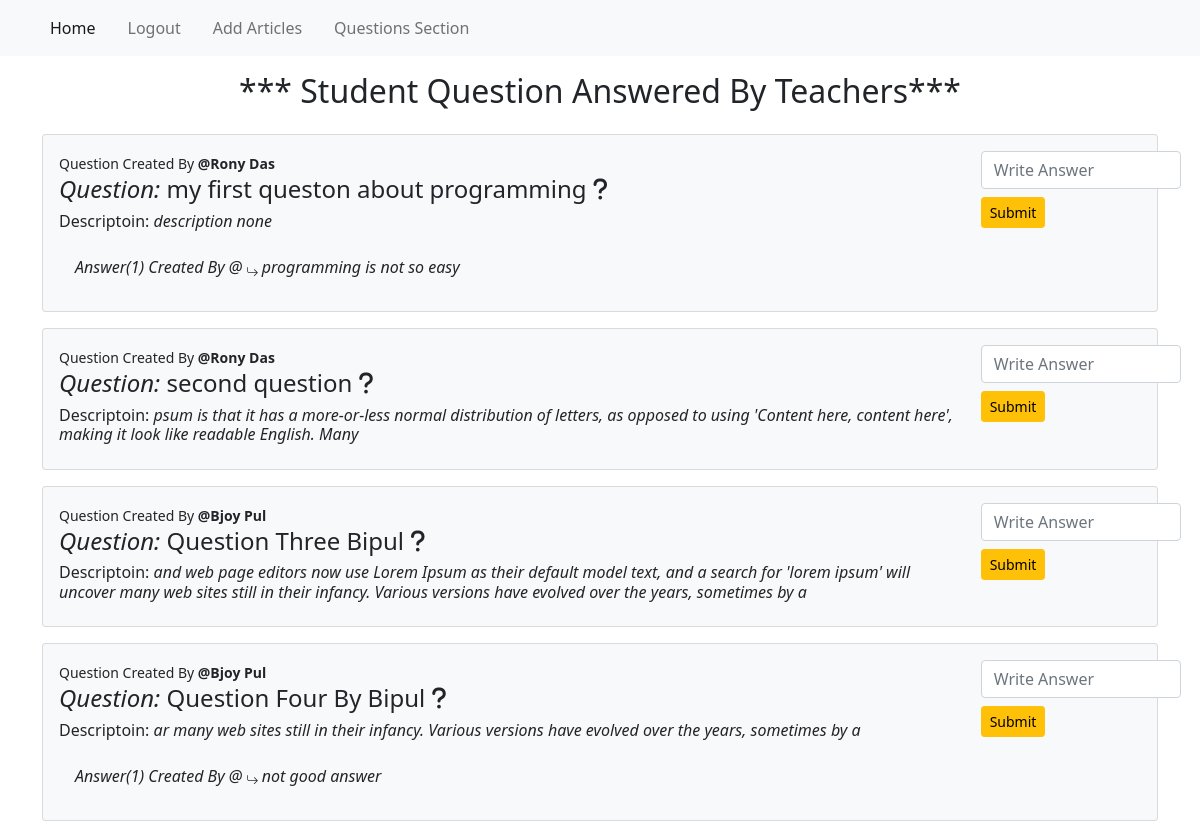
The app's page /content/question-section/ (signed in) with its own data.
### content_management/models.py (models this page shows, shortened)
class StudentQuestion(models.Model):
    user = models.ForeignKey(
        User, on_delete=models.CASCADE, related_name="student_question")
    title = models.CharField(max_length=256)
    description = models.TextField()
    created_at = models.DateTimeField(auto_now_add=True)

class SolvedByTeacher(models.Model):
    question = models.ForeignKey(
        StudentQuestion, on_delete=models.CASCADE, related_name="solved_question")
    user = models.ForeignKey(
        User, on_delete=models.CASCADE, related_name="solved_teacher")
    ans_question = models.CharField(max_length=256)
    created = models.DateTimeField(auto_now_add=True)
    class Meta:
        ordering = ("-created",)

### content_management/views.py (the view)
@login_required(login_url="login")
def question_section(request):
    studentQuestion = StudentQuestion.objects.all()
    return render(request, "questionSection.html", context={"studentQuestion": studentQuestion})

### content_management/templates/questionSection.html (shortened to what this page needs)
{% extends 'base.html' %}
{% load crispy_forms_tags %}
{% block body_block %}
<h2 class="text-center">*** Student Question Answered By Teachers***</h2>
<div class="row d-flex justify-content-center align-items-center">
    <div class="col-12">
        {% for question in  studentQuestion %}
        <div class="mt-3 bg-light card p-3">
            <div class="row">
                <div class="col-10">
                    <small> Question Created By <strong>@{{question.user.first_name}}
                            {{question.user.last_name}}</strong></small>
                    <h4> <i>Question:</i> {{question.title}} <i class="fa-solid fa-question"></i></h4>
                    <h6>Descriptoin: <i> {{question.description}}</i></h6>
                    {% for ans in question.solved_question.all  %}
                    <div class="p-3">
                        <i> Answer({{forloop.counter}}) Created By
                            @{{user.solved_teacher.all.0 }}
                            <sub>
                                <i class="bi bi-arrow-return-right"></i>
                            </sub>{{ans.ans_question}} </i>
                    </div>
                    {% endfor %}
                </div>
                <div class="col-2">
                    {% if user.account_user.account_type.account_type == "Teacher" %}
                    <form action="{% url "solvedQuestionForm" question.pk %}" method="POST">
                        <input type="text" class="form-control" name="ans" placeholder="Write Answer"
                            style="width: 200px;" required>
                        <input type="submit" value="Submit" class="btn btn-warning btn-sm mt-2">
                    </form>
                    {% endif %}
                </div>
            </div>
        </div>
        {% endfor %}
    </div>
</div>
{% endblock body_block %}

### records on screen
StudentQuestion: user.first_name "Rony", user.last_name "Das", title "my first queston about programming", description "description none"
SolvedByTeacher: ans_question "programming is not so easy"
StudentQuestion: user.first_name "Rony", user.last_name "Das", title "second question", description "psum is that it has a more-or-less normal distribution of letters, as opposed to using 'Content here, content here', making it look like readable English. Many"
StudentQuestion: user.first_name "Bjoy", user.last_name "Pul", title "Question Three Bipul", description "and web page editors now use Lorem Ipsum as their default model text, and a search for 'lorem ipsum' will uncover many web sites still in their infancy. Various versions have evolved over the years, sometimes by a"
StudentQuestion: user.first_name "Bjoy", user.last_name "Pul", title "Question Four By Bipul", description "ar many web sites still in their infancy. Various versions have evolved over the years, sometimes by a"
SolvedByTeacher: ans_question "not good answer"
